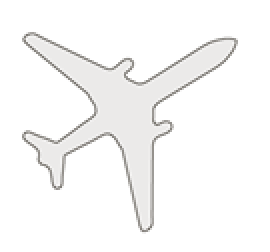
#> input picture 2lista/11.43.bmp, 135 x 126 px (shown 2 times larger)
$ python lista.py   (older library calls are emulated)
#> lines starting #> are read from the running program, lines starting #| are printed output that depends on the picture
#!/usr/bin/env python3
# Author: Marco Thome

import os
import numpy as np
from PIL import Image
import math

# Helper
# i = Image.fromarray([[[R,G,B], [R,G,B], [R,G,B], [R,G,B]]])

# converts RGB numpy array to HSI numpy array
# [72 lines left out: functions rgbtohsv, hsvtorgb, erodir, dilatar, not called in this run]

# returns P1(k) = sum i=0..k pi | pi=ni/MN
# l = levels in image
# n = number of pixels according to each level
def P12(l,n,MN,k):
	p1 = np.sum(n[l <= k])/MN
	return (p1,1-p1)

# [11 lines of commented-out code are left out]

def mkg(l,k,MN,ip):
	return (np.sum(ip[l<=k])/MN, np.sum(ip)/MN)

# [77 lines left out: functions otsu, laplaciano, hough, limiarizar, crescer, m2d and 1 more, not called in this run]

def mcn(im,p,q):	# momentos centrais normalizados de ordem (p+q)
	return mc2d(im,p,q)/math.pow(mc2d(im,0,0),1+(p+q)/2)

# [71 lines left out: functions moments, pbranco, fronteira, not called in this run]

def complexar(v):
	return np.array([complex(i,j) for i,j in v])

def descomplexar(v):
	return np.array([(int(i.real),int(i.imag)) for i in v])

# [300 lines left out: functions descritores, freeman, q1, q2, q3, q4 and 4 more, not called in this run]


def q9(path):
	print('\nQ9')
	img = Image.open('11.43.bmp').convert('L')
	im = np.array(img)
	coords = np.argwhere(im < 255)
#> coords = 3465 pairs, first value 16 to 116, second value 11 to 118
	mx = np.mean(coords,axis=0)
#> mx = [55.21, 60.16]
	cx = np.cov(coords.T)
#> cx = [[538.9, -77.24], [-77.24, 615.3]]
	w,v = np.linalg.eig(cx)
#> w = [490.9, 663.3]; v = [[-0.849, 0.528], [-0.528, -0.849]]
	A = -v.T
#> A = [[0.849, 0.528], [-0.528, 0.849]]
	# [8 lines of commented-out code are left out]
	y = np.dot(A,(coords - mx).T).T
#> y = 3465 pairs, first value -58.19 to 58.09, second value -49.28 to 68.24
	ycoords = np.rint(y+np.abs(y.min(axis=0))+5)
#> ycoords = 3465 pairs, first value 5 to 121, second value 5 to 123
	imx = np.array(Image.new('L',img.size), dtype=np.uint8)+255
	for i in range(ycoords.shape[0]):
		imx[int(ycoords[i,0]),int(ycoords[i,1])] = im[coords[i,0],coords[i,1]]
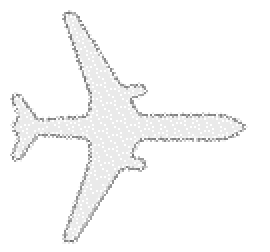
#> imx: shape (126, 135) (shown 2 times larger); min 107, max 255, mean 248.6
	# Image.fromarray(imx).show()
	Image.fromarray(imx).save(path+'output/q9a.jpg')


def main(path='/Users/mthome/Dropbox/UFES/Processamento Digital de Imagens/2lista/'):
	try:
		os.mkdir(path+'output/')
	except FileExistsError as e:
		pass
	except:
		print('error while creating output dir')
	# [8 lines of commented-out code are left out]
	q9(path)

if(__name__ == '__main__'):
	main()

# Q6
# a)
# 1st: 0.0013361711781900852
# 2nd: 6.793361954713708e-09
# 3rd: 1.1930056615324684e-12
# 4th: 7.230356065403246e-12
# 5th: -1.8366333356640672e-24
# 6th: -8.796692348152943e-16
# 7th: -4.27084914254567e-23
#
# b)
# 1st: 0.001335502908569982
# 2nd: 6.6486184681755276e-09
# 3rd: 1.070747475917829e-12
# 4th: 7.1000899006459604e-12
# 5th: -3.8326817865674265e-25
# 6th: -8.693685589281759e-16
# 7th: -4.063889981068169e-23
#
# c)
# 1st: 0.0013361711781900852
# 2nd: 6.793361954713708e-09
# 3rd: 1.1930056615324684e-12
# 4th: 8.948157891619557e-12
# 5th: -1.8366333356640672e-24
# 6th: -8.796692348152943e-16
# 7th: -4.27084914254567e-23
#
# d)
# 1st: 0.0013361711781900852
# 2nd: 6.793361954713708e-09
# 3rd: 1.1930056615324684e-12
# 4th: 7.230356065403246e-12
# 5th: -1.8366333356640672e-24
# 6th: -8.796692348152943e-16
# 7th: -4.27084914254567e-23
